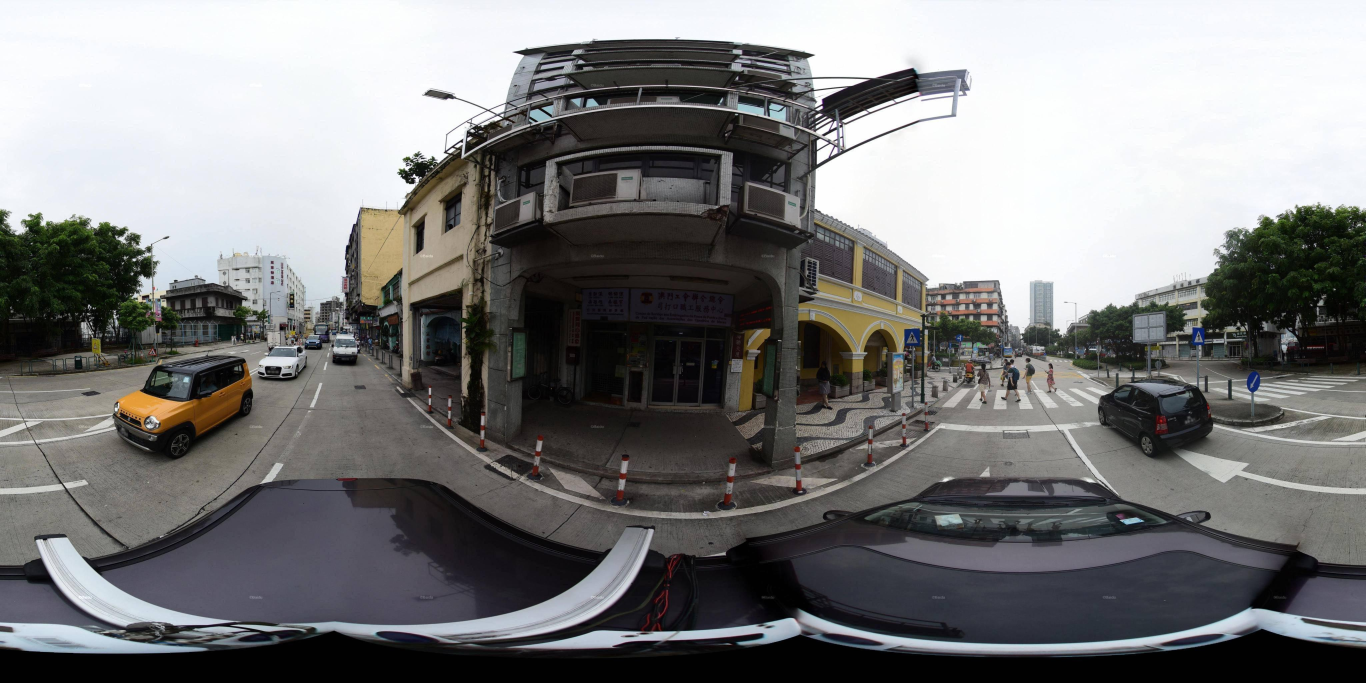
#> input picture panorama_to_sv/out_others/全景/49_113.53557509588968_22.194179954049957_208.23_201808.jpg, 4096 x 2048 px, given as the content of the folder F:/大数据/2025年8月份道路矢量数据/分城市的道路数据_50m_point_csv/泉州市/sv_pan01, which was not available (shown at 1/3 size)
$ python panorama_to_street_view_ground.py
#> lines starting #> are read from the running program, lines starting #| are printed output that depends on the picture
### panorama_to_sv/Equirec2Perspec.py
import cv2
import numpy as np

from PIL import Image

def xyz2lonlat(xyz):
    atan2 = np.arctan2
    asin = np.arcsin

    norm = np.linalg.norm(xyz, axis=-1, keepdims=True)
    xyz_norm = xyz / norm
    x = xyz_norm[..., 0:1]
    y = xyz_norm[..., 1:2]
    z = xyz_norm[..., 2:]

    lon = atan2(x, z)
    lat = asin(y)
    lst = [lon, lat]

    out = np.concatenate(lst, axis=-1)
    return out

def lonlat2XY(lonlat, shape):
    X = (lonlat[..., 0:1] / (2 * np.pi) + 0.5) * (shape[1] - 1)
    Y = (lonlat[..., 1:] / (np.pi) + 0.5) * (shape[0] - 1)
    lst = [X, Y]
    out = np.concatenate(lst, axis=-1)

    return out

class Equirectangular:
    def __init__(self, img_name):

        # 使用PIL读取图像
        pil_image = Image.open(img_name)
        # 获取当前宽度和高度
        width, height = pil_image.size
        # 检查宽度是否是高度的2倍
        if width != 2 * height:
            # 计算新的高度（保持原始高度）和新的宽度（高度的2倍）
            new_height = height
            new_width = 2 * height

            # 使用Lanczos重采样算法进行高质量缩放
            pil_image = pil_image.resize((new_width, new_height), Image.LANCZOS)
        # 将PIL图像转换为OpenCV格式
        self._img = np.array(pil_image)[:, :, ::-1].copy()  # 注意：PIL使用RGB顺序，而OpenCV使用BGR顺序

        # self._img = cv2.imread(img_name, cv2.IMREAD_COLOR)
        [self._height, self._width, _] = self._img.shape
        #cp = self._img.copy()
        #w = self._width
        #self._img[:, :w/8, :] = cp[:, 7*w/8:, :]
        #self._img[:, w/8:, :] = cp[:, :7*w/8, :]

    def GetPerspective(self, FOV, THETA, PHI, height, width):
        #
        # THETA is left/right angle, PHI is up/down angle, both in degree
        #

        f = 0.5 * width * 1 / np.tan(0.5 * FOV / 180.0 * np.pi)
        cx = (width - 1) / 2.0
        cy = (height - 1) / 2.0
        K = np.array([
                [f, 0, cx],
                [0, f, cy],
                [0, 0,  1],
            ], np.float32)
        K_inv = np.linalg.inv(K)

        x = np.arange(width)
        y = np.arange(height)
        x, y = np.meshgrid(x, y)
        z = np.ones_like(x)
        xyz = np.concatenate([x[..., None], y[..., None], z[..., None]], axis=-1)
        xyz = xyz @ K_inv.T

        y_axis = np.array([0.0, 1.0, 0.0], np.float32)
        x_axis = np.array([1.0, 0.0, 0.0], np.float32)
        R1, _ = cv2.Rodrigues(y_axis * np.radians(THETA))
        R2, _ = cv2.Rodrigues(np.dot(R1, x_axis) * np.radians(PHI))
        R = R2 @ R1
        xyz = xyz @ R.T
        lonlat = xyz2lonlat(xyz)
        XY = lonlat2XY(lonlat, shape=self._img.shape).astype(np.float32)
        persp = cv2.remap(self._img, XY[..., 0], XY[..., 1], cv2.INTER_CUBIC, borderMode=cv2.BORDER_WRAP)

        return persp

### panorama_to_sv/panorama_to_street_view_ground.py
# -*- coding: utf-8 -*-

import os
import Equirec2Perspec as E2P
import cv2
import os
from tqdm import tqdm
from PIL import Image
import numpy as np

def panorama_to_street_view(input_dir,fov,degree_count,phi,height,width):

    # 定义图片文件类型
#> called with fov = 150, degree_count = 4, phi = -90, height = 1536, width = 2048
    image_types = ('.png', '.jpg', '.jpeg', '.bmp', '.gif')

    # 遍历输入文件夹中的所有图片文件，并进行处理
    img_paths = []
    roots = []
    img_names = []

    for root, dirs, files in os.walk(input_dir):
        for file in files:
            if file.endswith(".jpg") or file.endswith(".JPG") or file.endswith(".png") or file.endswith(".jpeg"):
                file_path = os.path.join(root, file)
                img_paths.append(file_path)
                img_names.append(file)
                roots.append(root)

    for i,image_path in enumerate(tqdm(img_paths,total=len(img_paths))):
        # 判断文件是否为图片类型
        if image_path.lower().endswith(image_types):
            # [4 lines of commented-out code are left out]
            try:

                equ = E2P.Equirectangular(image_path)    # Load equirectangular image

                degree_avg = 360 / degree_count
                # degrees = [i*degree_avg for i in range(degree_count)]
                degrees = [90]

                image_type = image_path.split('.')[-1]
                for i in degrees:
                    # img_degree_save = image_path.replace('svi',f'街景_{width}_{height}').replace('.'+image_type,'_'+str(int(i))+'.'+image_type)
                    # img_degree_save = image_path.replace('sv_pan01',f'街景').replace('.'+image_type,'_'+str(int(i))+'.'+image_type)
                    img_degree_save = image_path.replace('sv_pan01',f'街景').replace('.'+image_type,'_ground.'+image_type)
                    # img_degree_save = image_path.replace('sv_pan_zoom3',f'街景_{width}_{height}').replace('.'+image_type,'_'+str(int(i))+'.'+image_type)
                    # img_degree_save = image_path.replace(r'F:\GoogleDrive\wt282532\我的云端硬盘',r'F:\work\sv_ran\sv_degrees').replace('.'+image_type,'_'+str(int(i))+'.'+image_type)
                    # img_degree_save = image_path.replace(r'F:\GoogleDrive\wt282532\我的云端硬盘',r'F:\work\sv_ran\sv_degrees').replace('.'+image_type,'_'+str(int(i))+'.'+image_type)
                    if os.path.exists(img_degree_save):
                        continue

                    img = equ.GetPerspective(fov, i, phi,height,width) # Specify parameters(FOV, theta, phi, height, width)
                    persp_rgb = cv2.cvtColor(img, cv2.COLOR_BGR2RGB)
                    pil_image = Image.fromarray(persp_rgb)

                    folder_path = os.path.dirname(img_degree_save)
                    if not os.path.exists(folder_path):
                        os.makedirs(folder_path)

                    pil_image.save(img_degree_save)  # 可以保存为.jpg、.png等格式
                    # cv2.imwrite(img_degree_save,img)

            except Exception as e:
                print(e)
#> this loop made 1 pass
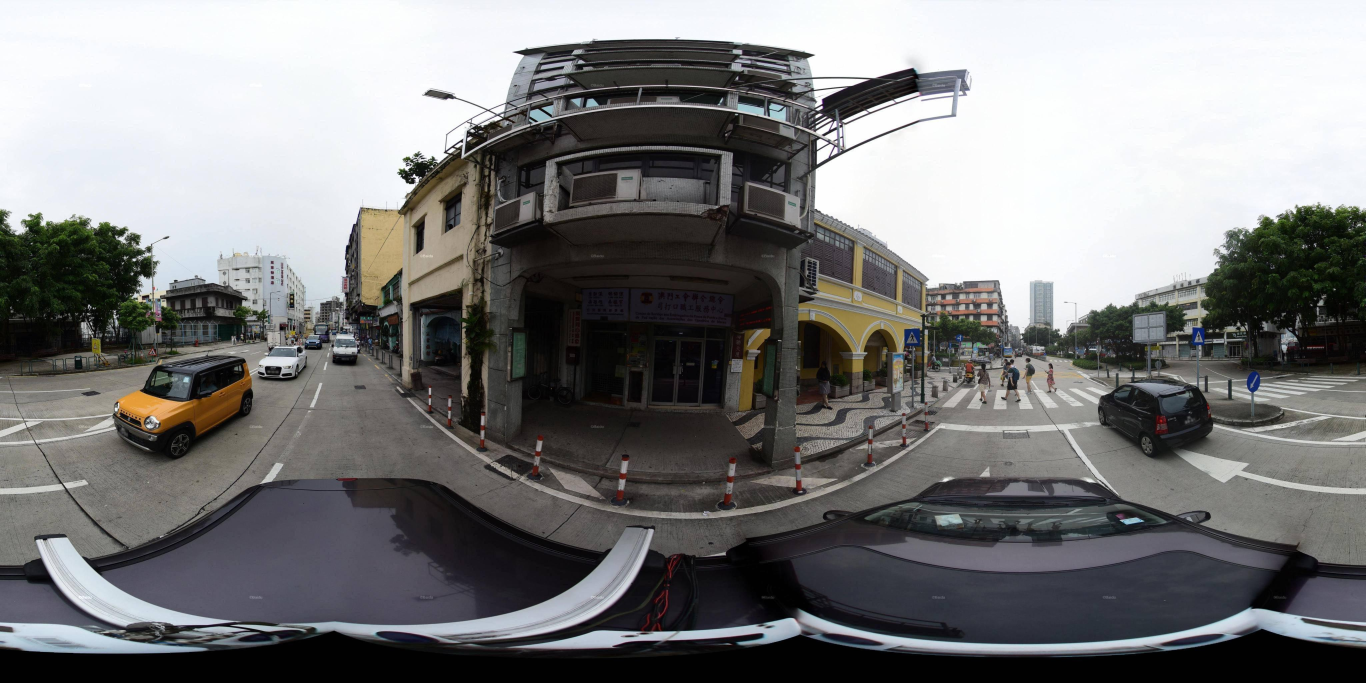
#> input picture panorama_to_sv/out_others/全景/49_113.53557509588968_22.194179954049957_208.23_201808.jpg, 4096 x 2048 px, given as the content of the folder F:/大数据/2025年8月份道路矢量数据/分城市的道路数据_50m_point_csv/泉州市/sv_pan01, which was not available (shown at 1/3 size)
#> pass 1, in GetPerspective, `persp = cv2.remap(self._img, XY[..., 0], XY[..., 1], cv2.INTER_CUBIC, ..`:
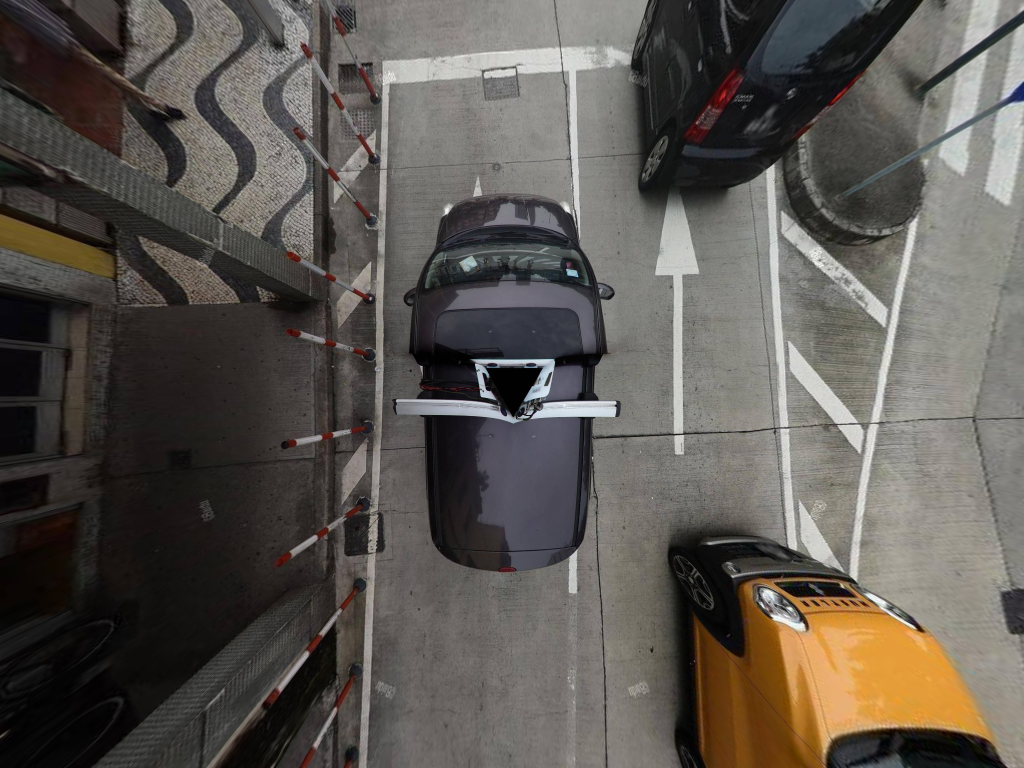
#> persp: shape (1536, 2048, 3) (shown at 1/2 size); mean B, G, R 81.3, 87, 92
        # break

# ------------Main Function -------------------
if __name__ == "__main__":
    input = r'F:\大数据\2025年8月份道路矢量数据\分城市的道路数据_50m_point_csv\泉州市\sv_pan01'

    # fov是镜头的远近关系 水平方向范围，范围[10,360]，fov=360即可显示整幅全是图
    # pitch是仰头，低头关系 垂直视角，范围[0,90]。
    # heading是东南西北旋转关系 水平视角，范围[0.360]
    fov = 150
    # [5 lines of commented-out code are left out]
    phi = -90
    # phi = 6

    # 角度个数
    degree_count = 4

    # [9 lines of commented-out code are left out]
    width = 2048
    height = 1536

    panorama_to_street_view(input ,fov,degree_count,phi,height,width)

$ run again, on panorama_to_sv/out_others/街景_1920_1440/49_113.53557509588968_22.194179954049957_208.23_201808_180.jpg
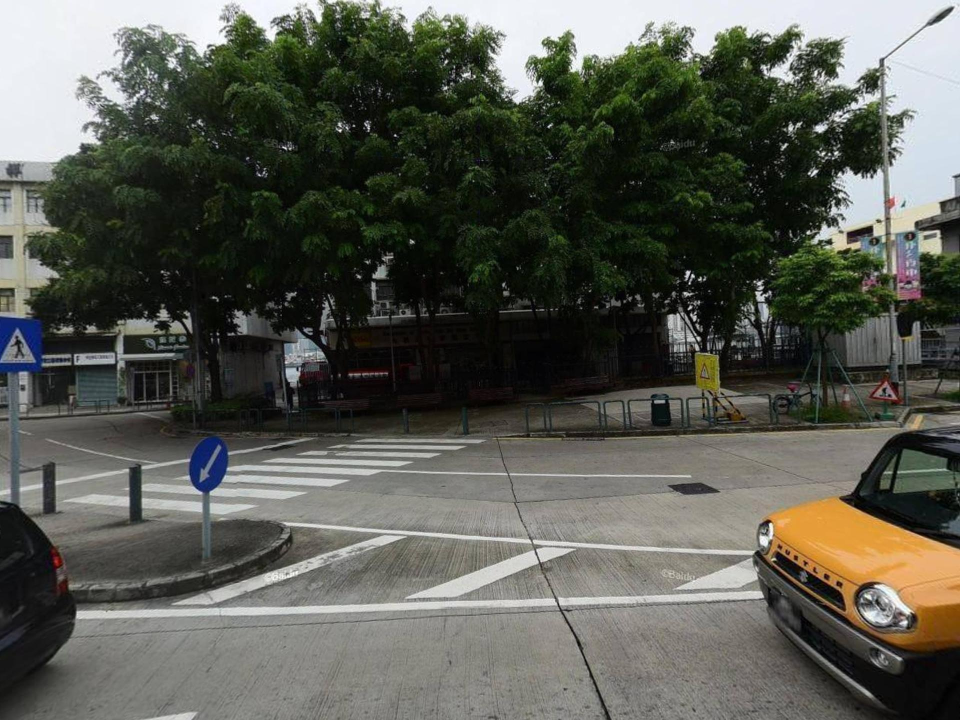
#> input picture panorama_to_sv/out_others/街景_1920_1440/49_113.53557509588968_22.194179954049957_208.23_201808_180.jpg, 1920 x 1440 px, given as the content of the folder F:/大数据/2025年8月份道路矢量数据/分城市的道路数据_50m_point_csv/泉州市/sv_pan01, which was not available (shown at 1/2 size)
#> the loop in panorama_to_street_view, `for i,image_path in enumerate(tqdm(img_paths,total=len(img_paths))):` made 1 pass
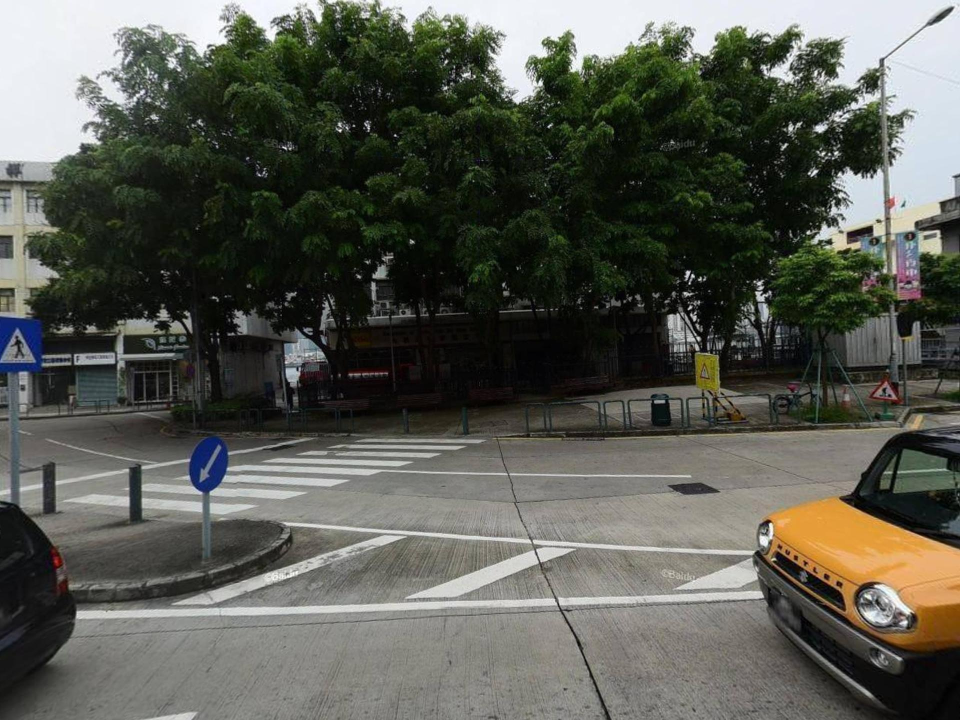
#> input picture panorama_to_sv/out_others/街景_1920_1440/49_113.53557509588968_22.194179954049957_208.23_201808_180.jpg, 1920 x 1440 px, given as the content of the folder F:/大数据/2025年8月份道路矢量数据/分城市的道路数据_50m_point_csv/泉州市/sv_pan01, which was not available (shown at 1/2 size)
#> pass 1, in __init__, `pil_image = pil_image.resize((new_width, new_height), Image.LANCZOS)`:
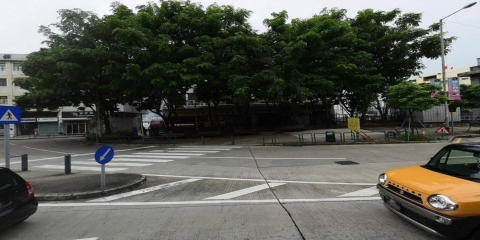
#> pil_image: PIL image 2880x1440 RGB (shown at 1/6 size); mean R, G, B 89.4, 90.8, 82.5
#> pass 1, in GetPerspective, `persp = cv2.remap(self._img, XY[..., 0], XY[..., 1], cv2.INTER_CUBIC, ..`:
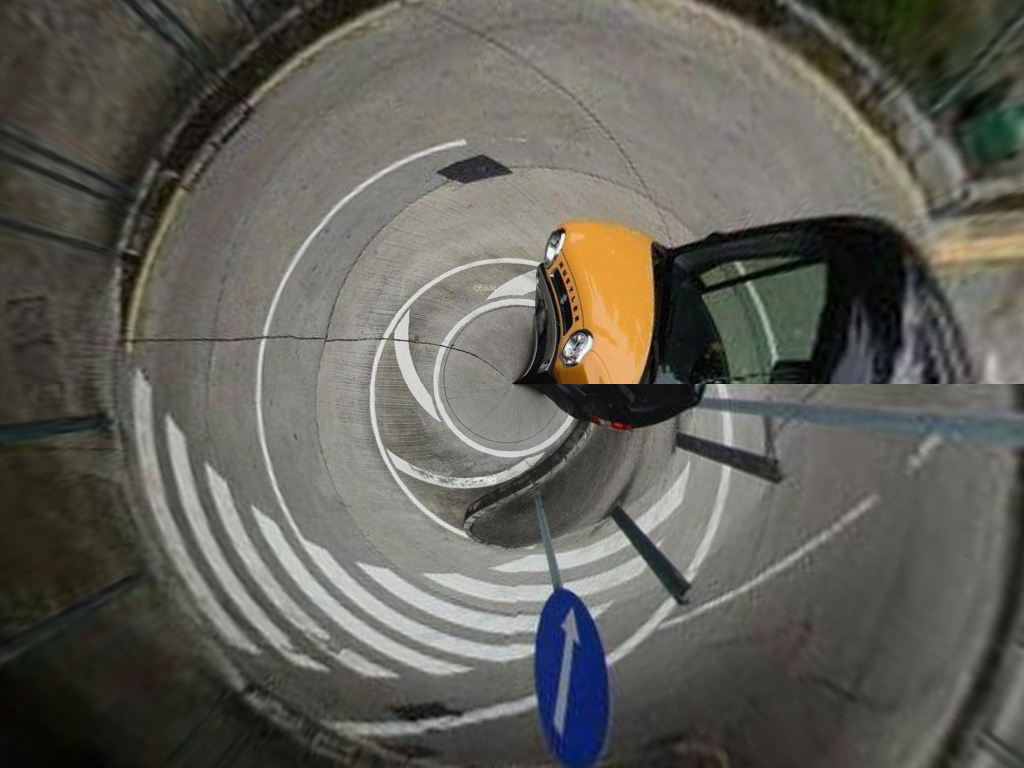
#> persp: shape (1536, 2048, 3) (shown at 1/2 size); mean B, G, R 88, 95, 96.7

$ run again, on panorama_to_sv/out_others/街景_1920_1440/49_113.53557509588968_22.194179954049957_208.23_201808_270.jpg
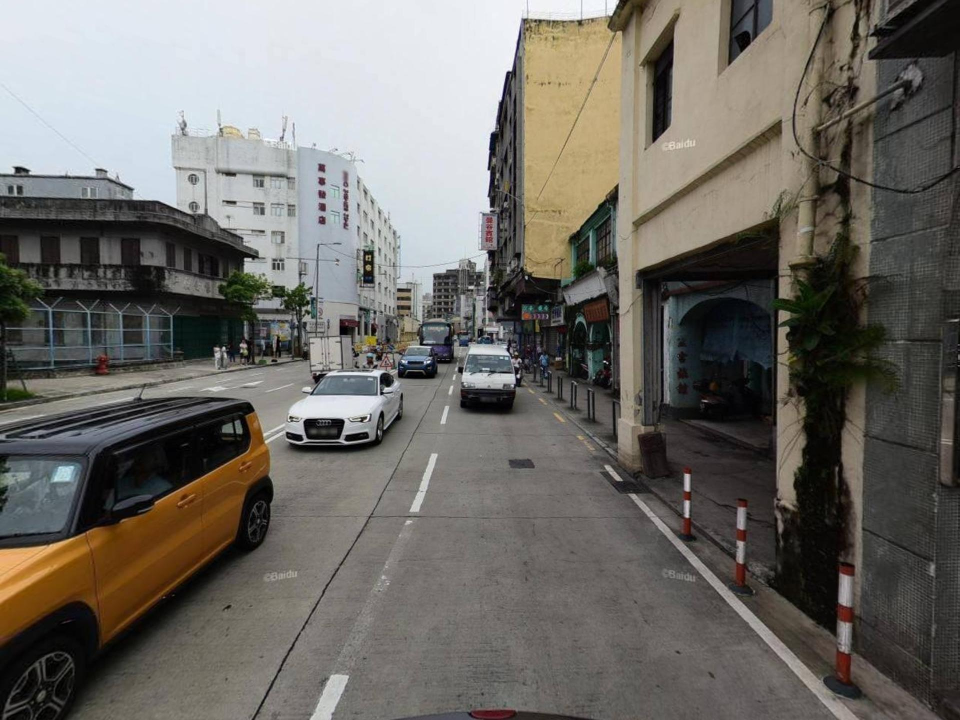
#> input picture panorama_to_sv/out_others/街景_1920_1440/49_113.53557509588968_22.194179954049957_208.23_201808_270.jpg, 1920 x 1440 px, given as the content of the folder F:/大数据/2025年8月份道路矢量数据/分城市的道路数据_50m_point_csv/泉州市/sv_pan01, which was not available (shown at 1/2 size)
#> the loop in panorama_to_street_view, `for i,image_path in enumerate(tqdm(img_paths,total=len(img_paths))):` made 1 pass
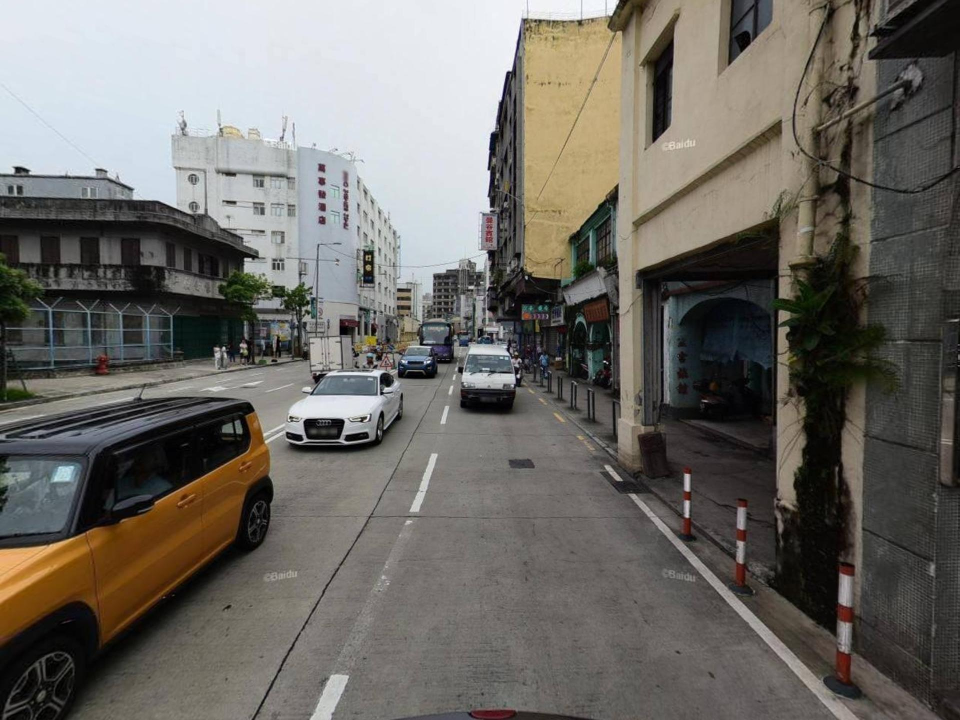
#> input picture panorama_to_sv/out_others/街景_1920_1440/49_113.53557509588968_22.194179954049957_208.23_201808_270.jpg, 1920 x 1440 px, given as the content of the folder F:/大数据/2025年8月份道路矢量数据/分城市的道路数据_50m_point_csv/泉州市/sv_pan01, which was not available (shown at 1/2 size)
#> pass 1, in __init__, `pil_image = pil_image.resize((new_width, new_height), Image.LANCZOS)`:
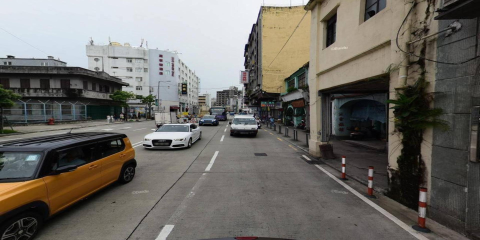
#> pil_image: PIL image 2880x1440 RGB (shown at 1/6 size); mean R, G, B 109.6, 106.5, 101
#> pass 1, in GetPerspective, `persp = cv2.remap(self._img, XY[..., 0], XY[..., 1], cv2.INTER_CUBIC, ..`:
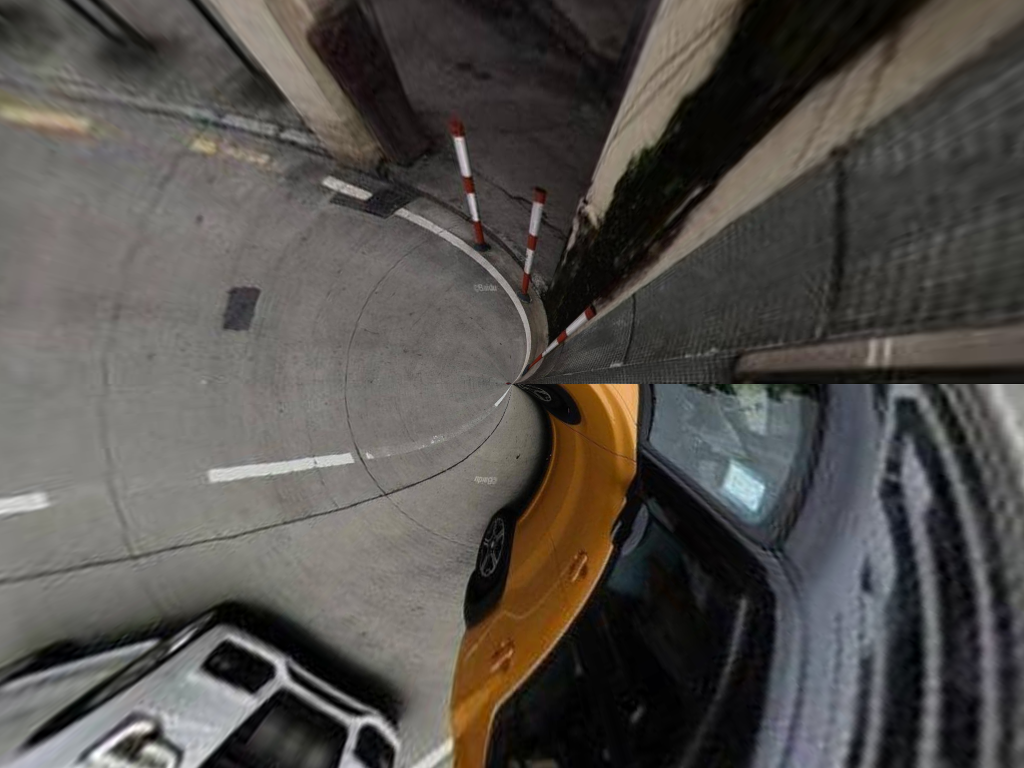
#> persp: shape (1536, 2048, 3) (shown at 1/2 size); mean B, G, R 75.7, 79.6, 83.2
